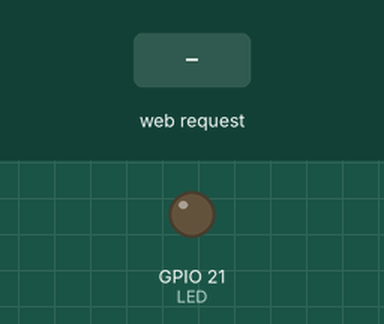
A sketch run on a simulated ESP32. On the bench: output pins drawn as LEDs (lit = HIGH). Inputs (shaded band) come from the test bench. WiFi joins after 1.5 s; servers stay silent unless stated; what the sketch prints to the serial monitor is not drawn.

Above: at 2.7 s.
2.8 s: HTTP request GET /LED_ON received
At 3.7 s:
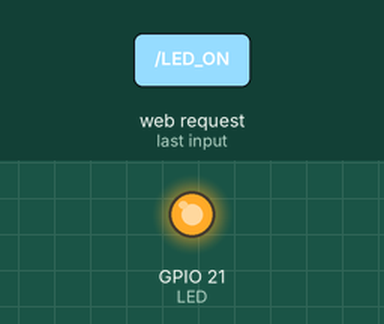
4.3 s: HTTP request GET /LED_OFF received
At 4.9 s:
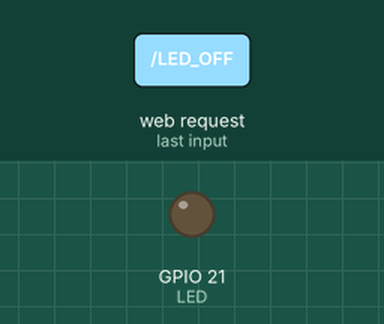
Timing chart, 0 to 7.3 s (numbered marks = the images above; inputs shaded):
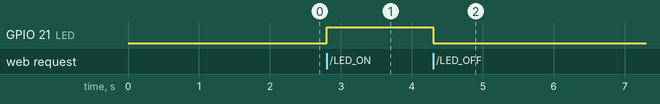

The sketch:

ws_wifi_webserver_data.ino
```cpp
#include <WiFi.h>

const char* ssid = "Preethi";         // WiFi SSID
const char* password = "*******"; // WiFi password

WiFiServer server(80);  // Create server on port 80 (HTTP)
String request;
#define LED 21           // LED connected to GPIO 21

int LED_Status;          // To track LED state
WiFiClient client;

void setup() {
  Serial.begin(115200);
  pinMode(LED, OUTPUT);
  digitalWrite(LED, LOW); // Start with LED off

  // Connect to WiFi
  Serial.print("Connecting to");
  WiFi.mode(WIFI_STA);
  WiFi.begin(ssid, password);
  while (WiFi.status() != WL_CONNECTED) {
    Serial.print(".");
    delay(100);
  }

  Serial.print("\nConnected to Wi-Fi ");
  Serial.println(WiFi.SSID());

  server.begin();  // Start the web server

  // Print the ESP32's IP address
  Serial.print("Connect to IP Address: http://");
  Serial.println(WiFi.localIP());
}

// Function to send HTML page to the browser
void html() {
  client.println("HTTP/1.1 200 OK");
  client.println("Content-Type: text/html");
  client.println("Connection: close");
  client.println();

  client.println("<!DOCTYPE HTML><html>");
  client.println("<head>");
  client.println("<meta name=\"viewport\" content=\"width=device-width, initial-scale=1\">");
  client.println("<style>");
  client.println("html { font-family: Roboto; text-align: center;}");
  client.println(".button { padding: 15px 32px; font-size: 25px; cursor: pointer;}");
  client.println(".button_ON { background-color: white; color: black; border: 2px solid #4CAF50; }");
  client.println(".button_OFF { background-color: white; color: black; border: 2px solid #f44336; }");
  client.println("</style>");
  client.println("</head>");

  client.println("<body>");
  client.println("<h2>ESP32 WiFi Station Mode</h2>");
  client.println("<p>Click to Turn ON and OFF the LED</p>");

  // Show ON or OFF button depending on LED status
  if (LED_Status == LOW) {
    client.print("<p><a href=\"/LED_ON\n\"><button class=\"button button_ON\">ON</button></a></p>");
  }
  else {
    client.print("<p><a href=\"/LED_OFF\n\"><button class=\"button button_OFF\">OFF</button></a></p>");
  }

  client.println("</body></html>");
}

void loop() {
  client = server.available();  // Wait for client connection
  if (!client) return;

  while (client.connected()) {
    if (client.available()) {
      char c = client.read();   // Read request character by character
      request += c;

      // When end of HTTP request line is reached
      if (c == '\n') {
        // Handle LED ON command
        if (request.indexOf("GET /LED_ON") != -1) {
          Serial.println("LED is ON");
          digitalWrite(LED, HIGH);
          LED_Status = HIGH;
        }

        // Handle LED OFF command
        if (request.indexOf("GET /LED_OFF") != -1) {
          Serial.println("LED is OFF");
          digitalWrite(LED, LOW);
          LED_Status = LOW;
        }

        html();  // Send HTML response
        break;
      }
    }
  }

  delay(1);
  request = "";      // Clear the request buffer
  client.stop();     // Close the connection
}
```

Measured:
- after the input at 2.8 s, GPIO 21 (LED): LOW → HIGH at once
- after the input at 4.3 s, GPIO 21 (LED): HIGH → LOW at once
